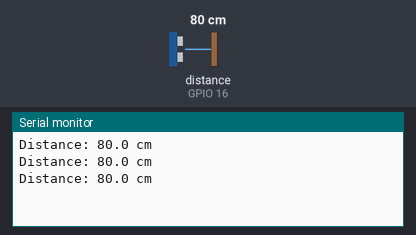
The sketch below on a simulated ESP32. On the bench: the last lines printed to the serial monitor. Wiring (inferred from the names in the program): ultrasonic range finder: trigger GPIO 4; echo GPIO 16. Inputs (shaded band) come from the test bench; at power-on: distance to the obstacle (sensor on GPIO 16) 80 cm. The echo pulse lasts 58.3 µs per cm.

Above: at 1.8 s.
1.9 s: distance to the obstacle (sensor on GPIO 16) set to 2 cm
At 2.4 s:
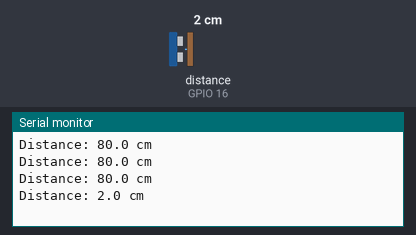
3.4 s: distance to the obstacle (sensor on GPIO 16) set to 4 cm
At 3.9 s:
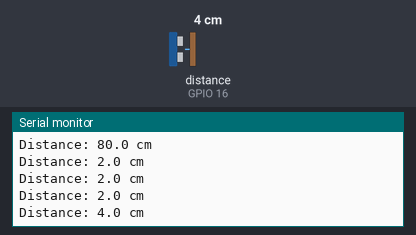
Timing chart, 0 to 6.4 s (numbered marks = the images above; inputs shaded):
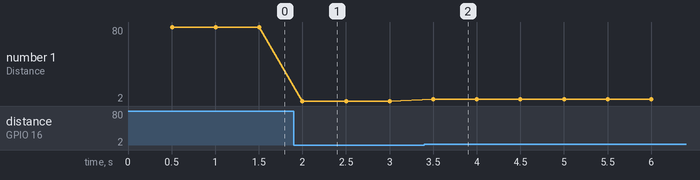

Measured:
- after the input at 1.9 s, the serial monitor: prints a new line after 0.10 s (image 1)
- after the input at 3.4 s, the serial monitor: prints a new line after 0.10 s (image 2)
- plotted number 1: 80 → 2 after the input at 1.9 s, 2 → 4 after the input at 3.4 s

The sketch:

sketch_jul15b.ino
```cpp
// 中断测距
/* - 将 外部中断(change) 附加到 ECHO 的引脚上
- 使用硬件定时器每 500ms 给 Trigger 一个 15us  的脉冲 （1s测量2次）
- 在上升沿中断的时候记当前时间 t1
- 在下降沿中断的时候记当前时间 t2，并发 信号(Semaphore)`  给任务
- Loop函数在收到信号后获取 t2和t1 的值，并计算出距离
*/

const int trigPin = 4;
const int echoPin = 16;
double distance = 0; // 单位cm

hw_timer_t *timer1 = NULL; // 定时器
portMUX_TYPE mux = portMUX_INITIALIZER_UNLOCKED; // 自旋锁
volatile unsigned long startTime = 0; // 发出超声波时间
volatile unsigned long endTime = 0; // 收到超声波时间
volatile SemaphoreHandle_t semaphore; // 信号量

// 硬件定时器ISR
void IRAM_ATTR ping()
{
  digitalWrite(trigPin, HIGH);
  delayMicroseconds(15);
  digitalWrite(trigPin, LOW);
}

// ECHO 引脚ISR
void IRAM_ATTR changeISR()
{
  auto now = micros(); // 当前时间
  auto state = digitalRead(echoPin);

  portENTER_CRITICAL_ISR(&mux);
  if (state) // 高电平，即刚发出超声波
    startTime = now;
  else
    endTime = now;
  portEXIT_CRITICAL_ISR(&mux);

  // 变成低电平时表示已经收到回声
  if (!state)
    xSemaphoreGiveFromISR(semaphore, NULL); // 给一个信号量发送信号
}


void setup() {
  pinMode(trigPin, OUTPUT);
  pinMode(echoPin, INPUT);
  Serial.begin(115200);

  semaphore = xSemaphoreCreateBinary(); // 创建二值信号量

  // 定时器部分
  timer1 = timerBegin(0, 80, true);
  timerAttachInterrupt(timer1, ping, true);
  timerAlarmWrite(timer1, 500000, true); // 定时时间为 0.5s

  // echo引脚的中断
  attachInterrupt(digitalPinToInterrupt(echoPin), changeISR, CHANGE);

  // 开始周期测量
  timerAlarmEnable(timer1);

}

void loop() {
  if (xSemaphoreTake(semaphore, 0) == pdTRUE)
  {
    // 收到信号，准备工作
    portENTER_CRITICAL(&mux);
    auto t = endTime - startTime;
    portEXIT_CRITICAL(&mux);

    double dis = t * 0.01715;
    if (dis < 350)
    {
        distance = dis;
        Serial.print("Distance: ");
        Serial.print(distance, 1); // 小数点后1位
        Serial.println(" cm");
    }
  }
}
 
```
